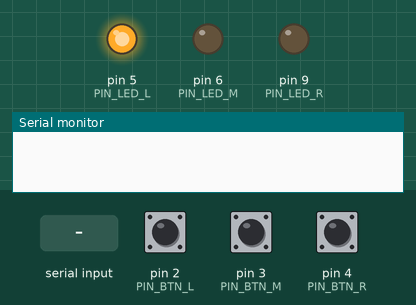
Simulated run of this sketch. Board: Arduino Nano, built with avr-gcc and run on an emulated ATmega328P. Parts: output pins drawn as LEDs (lit = HIGH), the last lines printed to the serial monitor. The inputs (shaded band) are chosen by the test bench; at power-on: pin 2 (PIN_BTN_L) HIGH, pin 3 (PIN_BTN_M) HIGH, pin 4 (PIN_BTN_R) HIGH.

Above: at 0.1 s.
At 0.5 s:
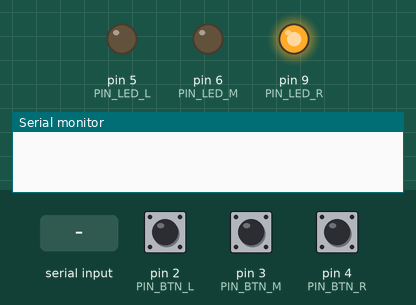
At 1.8 s:
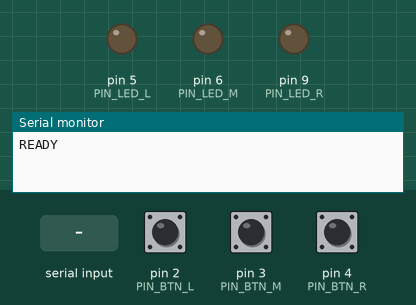
1.9 s: pin 2 (PIN_BTN_L) pulled LOW for 0.15 s
3.5 s: pin 3 (PIN_BTN_M) pulled LOW for 0.15 s
5.1 s: pin 4 (PIN_BTN_R) pulled LOW for 0.15 s
6.7 s: "PING\n" received over Serial
Timing chart, 0 to 9.2 s (numbered marks = the images above; inputs shaded):
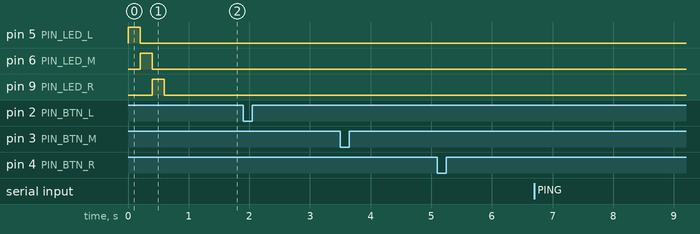

The sketch:

photobooth_buttons.ino
```cpp
/*
 * photobooth_buttons.ino — firmware Arduino Nano pour 3 boutons-poussoirs
 * à LED intégrée (rouge à gauche, vert au centre, blanc à droite).
 *
 * Cible matériel : Arduino Nano (ATmega328P, 16 MHz).
 * Liaison hôte   : port série USB (115200 bauds, 8N1).
 *
 * ─── Câblage ─────────────────────────────────────────────────────────────
 *
 *   Bouton GAUCHE (rouge)   ── D2 (INPUT_PULLUP, contact au GND)
 *   Bouton MILIEU (vert)    ── D3
 *   Bouton DROITE (blanc)   ── D4
 *
 *   LED    GAUCHE (rouge)   ── D5  (PWM, anode via résistance série)
 *   LED    MILIEU (vert)    ── D6  (PWM)
 *   LED    DROITE (blanc)   ── D9  (PWM)
 *
 *   Toutes les masses communes (GND).
 *
 *   ⚠ Les interrupteurs-poussoirs à LED intégrée ont typiquement
 *   4 bornes : 2 pour le contact (NO), 2 pour la LED (anode/cathode).
 *   Voir docs/ARDUINO.md pour les schémas détaillés + calcul des résistances.
 *
 * ─── Protocole série ─────────────────────────────────────────────────────
 *
 *   Arduino  → PC  (émis par le firmware)
 *       READY\n           boot OK
 *       L\n               bouton gauche pressé
 *       M\n               bouton milieu pressé
 *       R\n               bouton droit pressé
 *       PONG\n            réponse à PING
 *
 *   PC       → Arduino   (commandes reçues)
 *       LED:L:OFF\n       éteint la LED gauche
 *       LED:L:ON\n        allume fixe
 *       LED:L:PULSE\n     respiration lente (invitation)
 *       LED:L:FAST\n      clignotement rapide (alerte)
 *       LED:M:...         idem pour la LED milieu
 *       LED:R:...         idem pour la LED droite
 *       LED:ALL:OFF\n     éteint les 3 d'un coup
 *       PING\n            demande de PONG (test de liaison)
 *
 *   La trame est terminée par '\n'. '\r' est toléré et ignoré.
 *
 * ─── Comportement LED ────────────────────────────────────────────────────
 *
 *   ON      : pleine intensité (LED_MAX_PWM).
 *   OFF     : éteint.
 *   PULSE   : sinusoïde douce ~0.5 Hz, 20 → 255 (respiration).
 *   FAST    : carré 4 Hz, 0 ↔ 255 (plus urgent).
 *
 *   Chaque LED a son propre état — la boucle principale met à jour les
 *   3 sorties PWM à chaque itération.
 */

#include <Arduino.h>

// ─── Configuration ───────────────────────────────────────────────────────

const uint8_t PIN_BTN_L = 2;
const uint8_t PIN_BTN_M = 3;
const uint8_t PIN_BTN_R = 4;

const uint8_t PIN_LED_L = 5;  // PWM
const uint8_t PIN_LED_M = 6;  // PWM
const uint8_t PIN_LED_R = 9;  // PWM

const unsigned long BAUDRATE     = 115200;
const unsigned long DEBOUNCE_MS  = 30;     // anti-rebond logiciel
const uint8_t       LED_MAX_PWM  = 255;

// Vitesse des effets.
const float PULSE_SPEED_HZ = 0.5f;   // respiration : 0.5 cycle/s (2 s par respiration)
const float FAST_SPEED_HZ  = 4.0f;   // clignotement rapide : 4 Hz

// ─── État LED ────────────────────────────────────────────────────────────

enum LedMode : uint8_t { MODE_OFF = 0, MODE_ON = 1, MODE_PULSE = 2, MODE_FAST = 3 };

LedMode ledMode[3] = { MODE_OFF, MODE_OFF, MODE_OFF };
const uint8_t LED_PINS[3] = { PIN_LED_L, PIN_LED_M, PIN_LED_R };

// ─── État boutons ────────────────────────────────────────────────────────

struct Button {
  uint8_t pin;
  char    label;
  bool    lastStable;     // true = relâché (pullup)
  bool    lastRaw;
  unsigned long lastChangeMs;
};

Button buttons[3] = {
  { PIN_BTN_L, 'L', true, true, 0 },
  { PIN_BTN_M, 'M', true, true, 0 },
  { PIN_BTN_R, 'R', true, true, 0 },
};

// ─── Buffer de réception série ───────────────────────────────────────────

const uint8_t RX_BUF_SIZE = 32;
char rxBuf[RX_BUF_SIZE];
uint8_t rxLen = 0;

// ─── Setup ───────────────────────────────────────────────────────────────

void setup() {
  for (uint8_t i = 0; i < 3; i++) {
    pinMode(buttons[i].pin, INPUT_PULLUP);
    pinMode(LED_PINS[i], OUTPUT);
    analogWrite(LED_PINS[i], 0);
  }

  Serial.begin(BAUDRATE);

  // Petit auto-test visuel : les 3 LEDs s'allument 200 ms à l'ordre.
  for (uint8_t i = 0; i < 3; i++) {
    analogWrite(LED_PINS[i], LED_MAX_PWM);
    delay(200);
    analogWrite(LED_PINS[i], 0);
  }

  Serial.println(F("READY"));
}

// ─── Lecture boutons ─────────────────────────────────────────────────────

void pollButtons() {
  const unsigned long now = millis();
  for (uint8_t i = 0; i < 3; i++) {
    Button& b = buttons[i];
    bool raw = digitalRead(b.pin);  // true = relâché (pullup), false = pressé

    if (raw != b.lastRaw) {
      b.lastRaw = raw;
      b.lastChangeMs = now;
    }

    if ((now - b.lastChangeMs) >= DEBOUNCE_MS && raw != b.lastStable) {
      b.lastStable = raw;
      if (!raw) {  // front descendant → appui confirmé
        Serial.println(b.label);
      }
    }
  }
}

// ─── Pilotage LED ────────────────────────────────────────────────────────

uint8_t computePwm(LedMode mode, unsigned long nowMs) {
  switch (mode) {
    case MODE_OFF:
      return 0;
    case MODE_ON:
      return LED_MAX_PWM;
    case MODE_PULSE: {
      // Respiration : sin² pour rester positif, mappé sur [20, 255].
      float phase = (float)(nowMs % 4000) / 4000.0f;   // 1 cycle = 4 s → 0.25 Hz
      // Utiliser directement PULSE_SPEED_HZ serait plus clair ; on reste en dur
      // pour éviter une division float par frame. 0.25 Hz donne une respiration nette.
      float s = sin(phase * 2.0f * PI);
      float v = 0.5f * (s + 1.0f);                     // 0..1
      return (uint8_t)(20 + v * (LED_MAX_PWM - 20));
    }
    case MODE_FAST: {
      // Carré 4 Hz : période 250 ms, allumé 125 ms.
      return ((nowMs / 125) & 1) ? LED_MAX_PWM : 0;
    }
  }
  return 0;
}

void updateLeds() {
  const unsigned long now = millis();
  for (uint8_t i = 0; i < 3; i++) {
    analogWrite(LED_PINS[i], computePwm(ledMode[i], now));
  }
}

// ─── Traitement des commandes série ──────────────────────────────────────

int ledIndexForLabel(char c) {
  if (c == 'L') return 0;
  if (c == 'M') return 1;
  if (c == 'R') return 2;
  return -1;
}

LedMode parseMode(const char* s) {
  if (!strcmp(s, "OFF"))   return MODE_OFF;
  if (!strcmp(s, "ON"))    return MODE_ON;
  if (!strcmp(s, "PULSE")) return MODE_PULSE;
  if (!strcmp(s, "FAST"))  return MODE_FAST;
  return MODE_OFF;
}

void handleCommand(char* line) {
  // Format attendus :
  //   LED:<L|M|R>:<OFF|ON|PULSE|FAST>
  //   LED:ALL:OFF
  //   PING
  if (!strcmp(line, "PING")) {
    Serial.println(F("PONG"));
    return;
  }
  if (!strncmp(line, "LED:", 4)) {
    char* p = line + 4;
    if (!strncmp(p, "ALL:", 4)) {
      LedMode m = parseMode(p + 4);
      for (uint8_t i = 0; i < 3; i++) ledMode[i] = m;
      return;
    }
    if (strlen(p) < 3 || p[1] != ':') return;
    int idx = ledIndexForLabel(p[0]);
    if (idx < 0) return;
    ledMode[idx] = parseMode(p + 2);
    return;
  }
  // inconnu : ignoré silencieusement
}

void pollSerial() {
  while (Serial.available() > 0) {
    char c = (char)Serial.read();
    if (c == '\r') continue;
    if (c == '\n') {
      rxBuf[rxLen] = '\0';
      if (rxLen > 0) handleCommand(rxBuf);
      rxLen = 0;
    } else if (rxLen < RX_BUF_SIZE - 1) {
      rxBuf[rxLen++] = c;
    } else {
      // débordement → on jette la ligne en cours
      rxLen = 0;
    }
  }
}

// ─── Boucle principale ───────────────────────────────────────────────────

void loop() {
  pollButtons();
  pollSerial();
  updateLeds();
}
```
